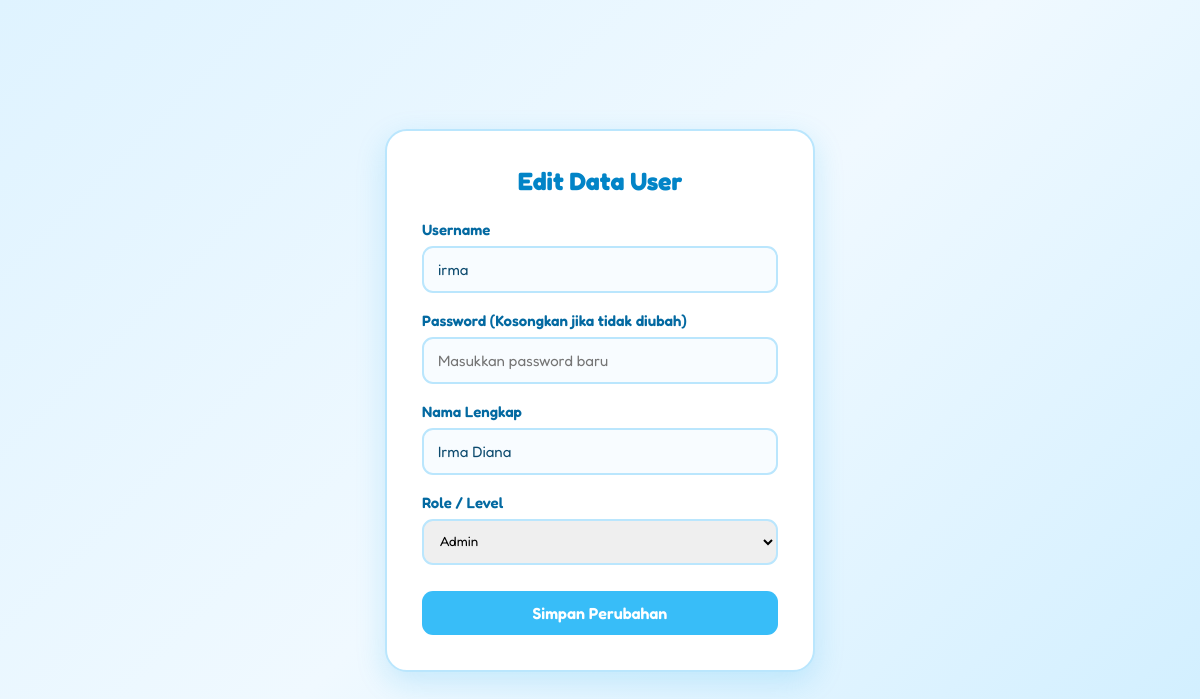
/users/edit.php?id=1, run on the app's committed database.
### tables this page shows
CREATE TABLE `users` (
  `id_user` int(11) NOT NULL,
  `username` varchar(50) NOT NULL,
  `password` varchar(255) NOT NULL,
  `nama_lengkap` varchar(100) NOT NULL,
  `role` enum('admin','petugas') NOT NULL
);

### users/edit.php (the view, shortened to what this page needs)
<?php
include '../connection.php';
$id = $_GET['id'] ?? 0;
$query_data  = "SELECT * FROM users WHERE id_user = '$id'";
$result_data = mysqli_query($conn, $query_data);
$data        = mysqli_fetch_assoc($result_data);
?>
<!DOCTYPE html>
<html lang="id">
<head>
    <link rel="stylesheet" href="../from.css">
</head>
<body>
    <div class="form-container">
        <h2>Edit Data User</h2>
        <form action="" method="POST">
            <div class="form-group">
                <label for="username">Username</label>
                <input type="text" id="username" name="username" value="<?= htmlspecialchars($data['username']); ?>" required autocomplete="off">
            </div>
            <div class="form-group">
                <label for="password">Password (Kosongkan jika tidak diubah)</label>
                <input type="password" id="password" name="password" placeholder="Masukkan password baru">
            </div>
            <div class="form-group">
                <label for="nama_lengkap">Nama Lengkap</label>
                <input type="text" id="nama_lengkap" name="nama_lengkap" value="<?= htmlspecialchars($data['nama_lengkap']); ?>" required>
            </div>
            <div class="form-group">
                <label for="role">Role / Level</label>
                <select name="role" id="role" style="width: 100%; padding: 12px; border: 2px solid #bae6fd; border-radius: 11px;" required>
                    <option value="admin" <?= $data['role'] == 'admin' ? 'selected' : ''; ?>>Admin</option>
                </select>
            </div>
            <button type="submit" class="btn-submit">Simpan Perubahan</button>
        </form>
    </div>
</body>
</html>

### from.css (style rules this page uses)
* { margin: 0; padding: 0; box-sizing: border-box; font-family: 'Fredoka', sans-serif !important; }
body { min-height: 100vh; display: flex; justify-content: center; align-items: center; padding: 20px; background: linear-gradient( 135deg, #dff3ff, #f0f9ff, #cfeeff ); }
.form-container { width: 100%; max-width: 430px; background-color: #ffffff; padding: 35px; border-radius: 22px; border: 2px solid #bae6fd; box-shadow: 0 10px 30px rgba(14, 165, 233, 0.18); }
.form-container h2 { text-align: center; color: #0284c7; font-size: 25px; font-weight: 700; margin-bottom: 24px; }
.form-group { margin-bottom: 18px; }
.form-group label { display: block; margin-bottom: 7px; color: #0369a1; font-size: 15px; font-weight: 600; }
.form-group input { width: 100%; padding: 12px 14px; border: 2px solid #bae6fd; border-radius: 11px; background-color: #f8fcff; color: #0c4a6e; font-size: 15px; outline: none; transition: 0.2s; }
.btn-submit { width: 100%; padding: 12px; margin-top: 8px; border: none; border-radius: 11px; background-color: #38bdf8; color: white; font-size: 16px; font-weight: 600; cursor: pointer; transition: 0.2s; }

### data on the page
users: username "irma", nama_lengkap "Irma Diana", role "Admin"
